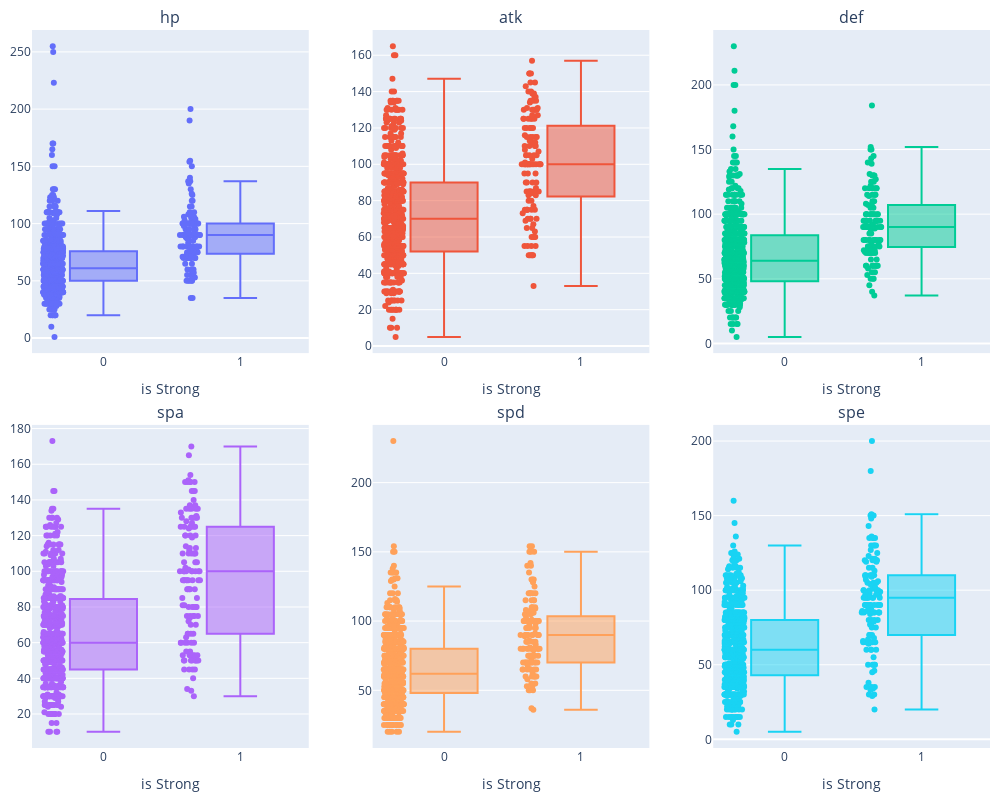

The notebook cell this image was saved under:
### Code cell
# make a change to the code above that makes it so each box plot has two columns, is_Strong

fig1 = make_subplots(rows=2, cols=int(len(vars)/2), subplot_titles=vars, vertical_spacing=0.1)
# make fig bigger
fig1.update_layout(height=800, width=1000)
for i, var in enumerate(vars):
    fig1.add_trace(
        go.Box(y=data[var], x=data['is_Strong'],
        name=var),
        row=1 if i < 3 else 2, 
        col=i+1 if i < 3 else i-2,
    )
# lower spacing between plots
fig1.update_layout(showlegend=False, margin=dict(l=10, r=10, t=30, b=10))
fig1.update_traces(boxpoints='all', jitter=.3)
fig1.update_xaxes(title_text='is Strong')

### Figure 1 — Plotly figure (JSON) as saved in the notebook; plotly's stock layout.template omitted (floating-point values rounded to 4 significant figures; data arrays with more than 128 entries replaced by an {"elided": "..."} marker saying what was removed)
{"data": [{"boxpoints": "all", "jitter": 0.3, "name": "hp", "type": "box", "x": {"elided": "784 int values"}, "xaxis": "x", "y": {"elided": "784 int values"}, "yaxis": "y"}, {"boxpoints": "all", "jitter": 0.3, "name": "atk", "type": "box", "x": {"elided": "784 int values"}, "xaxis": "x2", "y": {"elided": "784 int values"}, "yaxis": "y2"}, {"boxpoints": "all", "jitter": 0.3, "name": "def", "type": "box", "x": {"elided": "784 int values"}, "xaxis": "x3", "y": {"elided": "784 int values"}, "yaxis": "y3"}, {"boxpoints": "all", "jitter": 0.3, "name": "spa", "type": "box", "x": {"elided": "784 int values"}, "xaxis": "x4", "y": {"elided": "784 int values"}, "yaxis": "y4"}, {"boxpoints": "all", "jitter": 0.3, "name": "spd", "type": "box", "x": {"elided": "784 int values"}, "xaxis": "x5", "y": {"elided": "784 int values"}, "yaxis": "y5"}, {"boxpoints": "all", "jitter": 0.3, "name": "spe", "type": "box", "x": {"elided": "784 int values"}, "xaxis": "x6", "y": {"elided": "784 int values"}, "yaxis": "y6"}], "layout": {"annotations": [{"font": {"size": 16}, "showarrow": false, "text": "hp", "x": 0.1444, "xanchor": "center", "xref": "paper", "y": 1, "yanchor": "bottom", "yref": "paper"}, {"font": {"size": 16}, "showarrow": false, "text": "atk", "x": 0.5, "xanchor": "center", "xref": "paper", "y": 1, "yanchor": "bottom", "yref": "paper"}, {"font": {"size": 16}, "showarrow": false, "text": "def", "x": 0.8556, "xanchor": "center", "xref": "paper", "y": 1, "yanchor": "bottom", "yref": "paper"}, {"font": {"size": 16}, "showarrow": false, "text": "spa", "x": 0.1444, "xanchor": "center", "xref": "paper", "y": 0.45, "yanchor": "bottom", "yref": "paper"}, {"font": {"size": 16}, "showarrow": false, "text": "spd", "x": 0.5, "xanchor": "center", "xref": "paper", "y": 0.45, "yanchor": "bottom", "yref": "paper"}, {"font": {"size": 16}, "showarrow": false, "text": "spe", "x": 0.8556, "xanchor": "center", "xref": "paper", "y": 0.45, "yanchor": "bottom", "yref": "paper"}], "height": 800, "margin": {"b": 10, "l": 10, "r": 10, "t": 30}, "showlegend": false, "width": 1000, "xaxis": {"anchor": "y", "domain": [0, 0.2889], "title": {"text": "is Strong"}}, "xaxis2": {"anchor": "y2", "domain": [0.3556, 0.6444], "title": {"text": "is Strong"}}, "xaxis3": {"anchor": "y3", "domain": [0.7111, 1], "title": {"text": "is Strong"}}, "xaxis4": {"anchor": "y4", "domain": [0, 0.2889], "title": {"text": "is Strong"}}, "xaxis5": {"anchor": "y5", "domain": [0.3556, 0.6444], "title": {"text": "is Strong"}}, "xaxis6": {"anchor": "y6", "domain": [0.7111, 1], "title": {"text": "is Strong"}}, "yaxis": {"anchor": "x", "domain": [0.55, 1]}, "yaxis2": {"anchor": "x2", "domain": [0.55, 1]}, "yaxis3": {"anchor": "x3", "domain": [0.55, 1]}, "yaxis4": {"anchor": "x4", "domain": [0, 0.45]}, "yaxis5": {"anchor": "x5", "domain": [0, 0.45]}, "yaxis6": {"anchor": "x6", "domain": [0, 0.45]}}}
